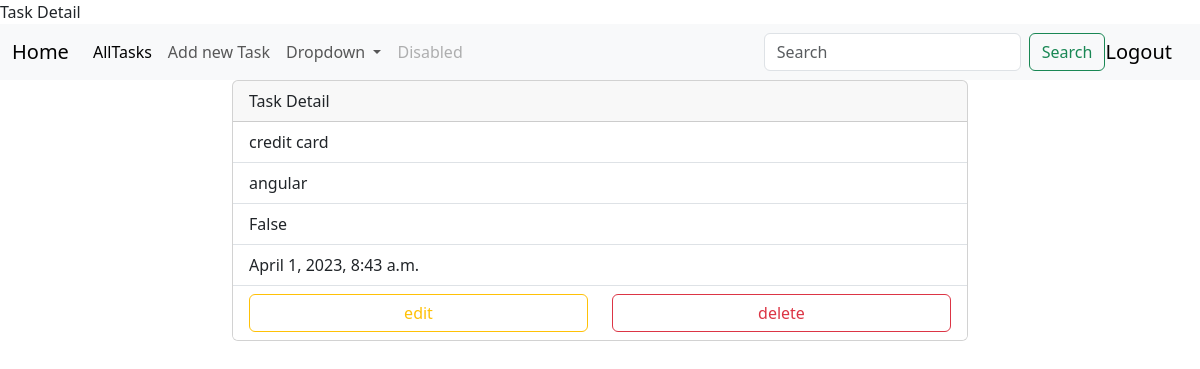
The page /tasks/5/ (signed in) on the database its author committed.
### task/models.py (models this page shows, shortened)
class Tasks(models.Model):
    task_name=models.CharField(max_length=200)
    user=models.ForeignKey(User, on_delete=models.CASCADE)
    status=models.BooleanField(default=False)
    created_date=models.DateTimeField(auto_now_add=True)

### task/views.py (the view)
# urls.py: path('tasks/<int:pk>/',views.TaskDetailView.as_view(),name="task-detail"),
@method_decorator(signin_required,name='dispatch')
class TaskDetailView(View):
    model=Tasks
    template_class="task-detail.html"
    def get(self,request,*args,**kwargs):
        id=kwargs.get("pk")
        qs=self.model.objects.get(id=id)
        return render(request,self.template_class,{"task":qs})

### task/views.py (called while the page is built)
def signin_required(fn):
    def wrapper(request,*args,**kwargs):
        if not request.user.is_authenticated:
            messages.error(request,'you have to login to perform this action')
            return redirect("signin")
        return fn(request,*args,**kwargs)
    return wrapper

### task/templates/task-detail.html (shortened to what this page needs)
{%extends 'base.html' %}
{%block body_block%}
<div class="row">
    <div class="col-2"></div>
    <div class="col-8">
        <div class="card" style="width: 100%;">
            <div class="card-header">
              Task Detail
            </div>
            <ul class="list-group list-group-flush">
                <li class="list-group-item">{{task.task_name}}</li>
              <li class="list-group-item">{{task.user}}</li>
              <li class="list-group-item">{{task.status}}</li>
              <li class="list-group-item">{{task.created_date}}</li>
              <li class="list-group-item">
                <div class="row">
                    <div class="col-6">
                        <a href="{%url 'task-edit' task.id %}" class="btn btn-outline-warning form-control">edit</a>
                    </div>
                    <div class="col-6">
                        <a href="{%url 'task-delete' task.id%}" class="btn btn-outline-danger form-control">delete</a>
                    </div>
                </div>
              </li>
            </ul>
          </div>
    </div>
    <div class="col-2"></div>
</div>
{%endblock%}

### rows shown on the page
Tasks: task_name "credit card", user "angular", status "False", created_date "April 1, 2023, 8:43 a.m."
